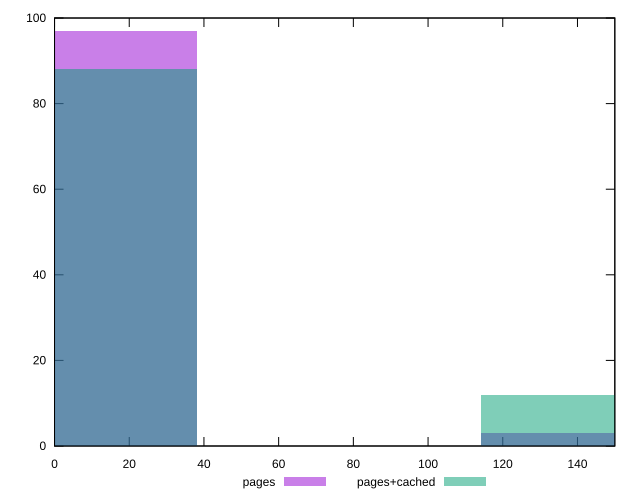

gnuplot code for this plot:
reset

$pages <<EOF
152.38921392197344 3
0 97
EOF

$pagesCached <<EOF
0 88
152.38921392197344 12
EOF

set key outside below
set boxwidth 76.19460696098672
set xrange [0:150]
set yrange [0:100]
set trange [0:100]
set style fill transparent solid 0.5 noborder
set terminal svg size 640, 500 enhanced background rgb 'white'
set output "report_0_00242021-02-20T12:25:28.543Z/unminified-javascript/comparison/histogram/0_vs_1.svg"

plot $pages title "pages" with boxes, \
     $pagesCached title "pages+cached" with boxes

reset
